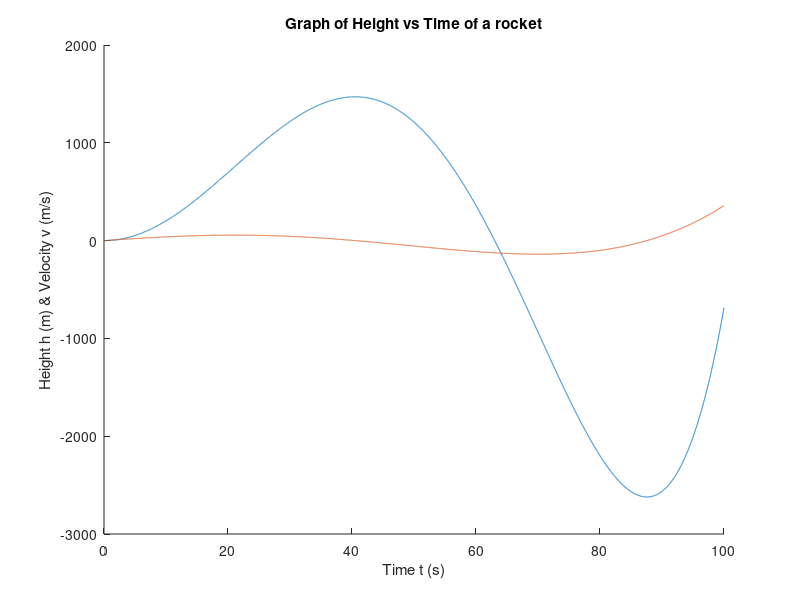

Here is the MATLAB script that generated this plot:
function R_motionplot(~)
time = 0:0.01:100;

height = (2.13.*time.^2)-(0.0013.*time.^4)+(0.000034.*time.^4.751);
speed = (2.13*2.*time)-(0.0013*4.*time.^3)+(0.000034*4.751.*time.^3.751);

hold on
plot(time, height)
xlabel('Time t (s)')
ylabel('Height h (m) & Velocity v (m/s)')
title('Graph of Height vs Time of a rocket')
plot(time, speed)
end